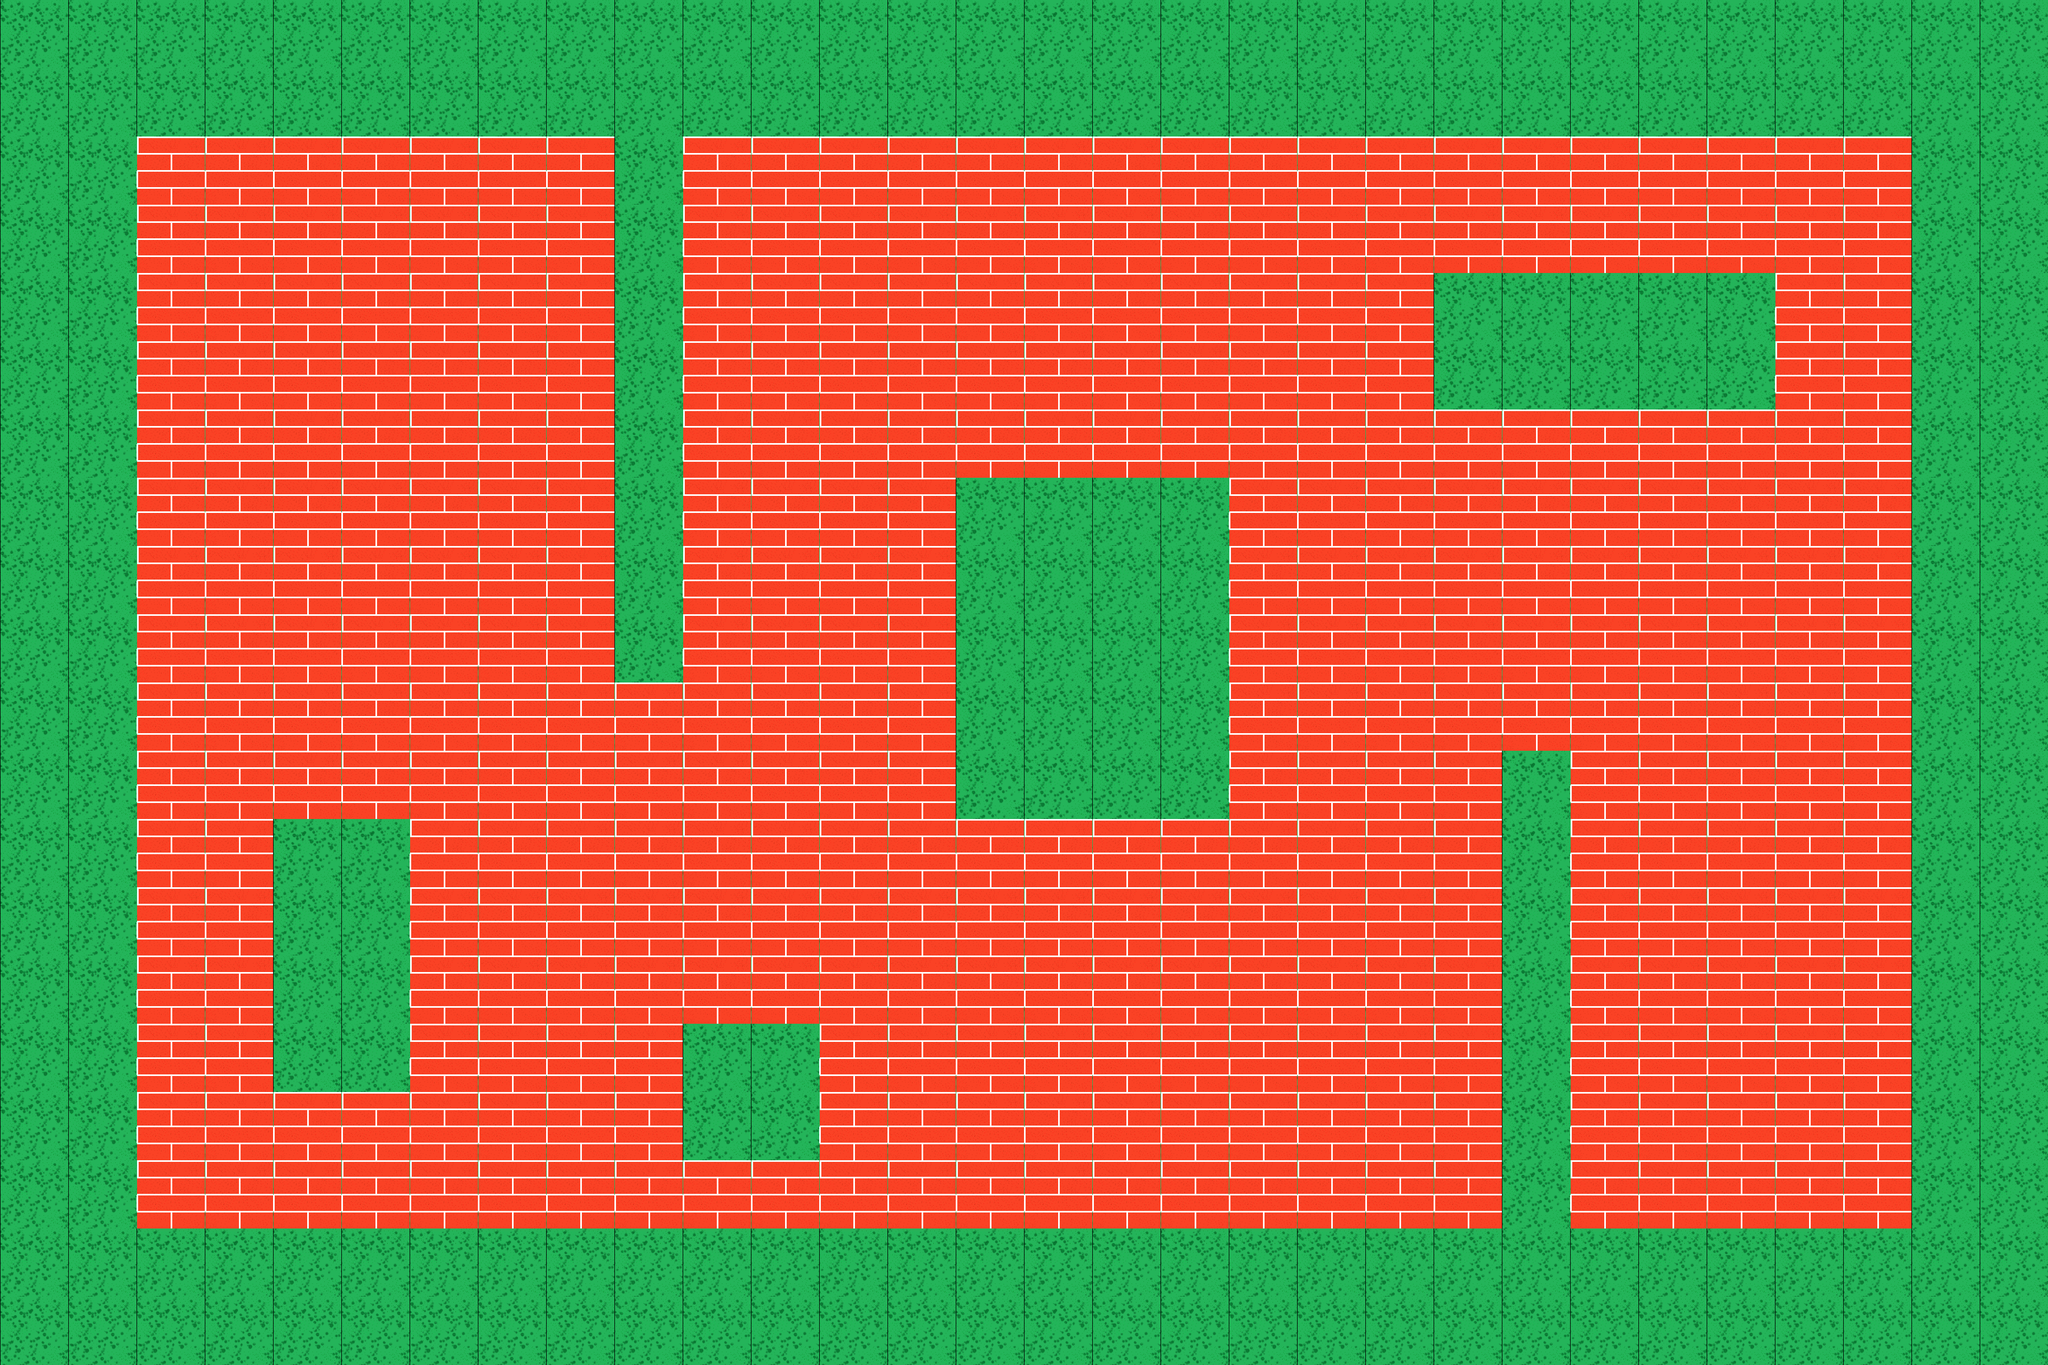

Below is a game level as drawn by its tile map, then a one-line description and the .tmx file that defines it, in full:
An orthogonal 30x20 tile map with 128x128 px tiles, 1 tile layer (Tile Layer 1) and 10 objects.

<map version="1.9" tiledversion="1.9.2" orientation="orthogonal" renderorder="right-down" width="30" height="20" tilewidth="128" tileheight="128" infinite="0" nextlayerid="3" nextobjectid="11">
 <tileset firstgid="1" source="field.tsx" />
 <layer id="1" name="Tile Layer 1" width="30" height="20">
  <data encoding="csv">
1,1,1,1,1,1,1,1,1,1,1,1,1,1,1,1,1,1,1,1,1,1,1,1,1,1,1,1,1,1,
1,1,1,1,1,1,1,1,1,1,1,1,1,1,1,1,1,1,1,1,1,1,1,1,1,1,1,1,1,1,
1,1,2,2,2,2,2,2,2,1,2,2,2,2,2,2,2,2,2,2,2,2,2,2,2,2,2,2,1,1,
1,1,2,2,2,2,2,2,2,1,2,2,2,2,2,2,2,2,2,2,2,2,2,2,2,2,2,2,1,1,
1,1,2,2,2,2,2,2,2,1,2,2,2,2,2,2,2,2,2,2,2,1,1,1,1,1,2,2,1,1,
1,1,2,2,2,2,2,2,2,1,2,2,2,2,2,2,2,2,2,2,2,1,1,1,1,1,2,2,1,1,
1,1,2,2,2,2,2,2,2,1,2,2,2,2,2,2,2,2,2,2,2,2,2,2,2,2,2,2,1,1,
1,1,2,2,2,2,2,2,2,1,2,2,2,2,1,1,1,1,2,2,2,2,2,2,2,2,2,2,1,1,
1,1,2,2,2,2,2,2,2,1,2,2,2,2,1,1,1,1,2,2,2,2,2,2,2,2,2,2,1,1,
1,1,2,2,2,2,2,2,2,1,2,2,2,2,1,1,1,1,2,2,2,2,2,2,2,2,2,2,1,1,
1,1,2,2,2,2,2,2,2,2,2,2,2,2,1,1,1,1,2,2,2,2,2,2,2,2,2,2,1,1,
1,1,2,2,2,2,2,2,2,2,2,2,2,2,1,1,1,1,2,2,2,2,1,2,2,2,2,2,1,1,
1,1,2,2,1,1,2,2,2,2,2,2,2,2,2,2,2,2,2,2,2,2,1,2,2,2,2,2,1,1,
1,1,2,2,1,1,2,2,2,2,2,2,2,2,2,2,2,2,2,2,2,2,1,2,2,2,2,2,1,1,
1,1,2,2,1,1,2,2,2,2,2,2,2,2,2,2,2,2,2,2,2,2,1,2,2,2,2,2,1,1,
1,1,2,2,1,1,2,2,2,2,1,1,2,2,2,2,2,2,2,2,2,2,1,2,2,2,2,2,1,1,
1,1,2,2,2,2,2,2,2,2,1,1,2,2,2,2,2,2,2,2,2,2,1,2,2,2,2,2,1,1,
1,1,2,2,2,2,2,2,2,2,2,2,2,2,2,2,2,2,2,2,2,2,1,2,2,2,2,2,1,1,
1,1,1,1,1,1,1,1,1,1,1,1,1,1,1,1,1,1,1,1,1,1,1,1,1,1,1,1,1,1,
1,1,1,1,1,1,1,1,1,1,1,1,1,1,1,1,1,1,1,1,1,1,1,1,1,1,1,1,1,1
</data>
 </layer>
 <objectgroup id="2" name="NoGo">
  <object id="1" x="-56" y="-56" width="3892" height="312" />
  <object id="2" x="3576" y="264" width="328" height="2320" />
  <object id="3" x="228" y="2288" width="3336" height="316" />
  <object id="4" x="-116" y="228" width="368" height="2352" />
  <object id="5" x="1154" y="248" width="126" height="1024" />
  <object id="6" x="1796" y="898" width="506" height="634" />
  <object id="7" x="1286" y="1916" width="244" height="252" />
  <object id="8" x="510" y="1534" width="248" height="508" />
  <object id="9" x="2816" y="1402" width="128" height="880" />
  <object id="10" x="2688" y="514" width="632" height="244" />
 </objectgroup>
</map>